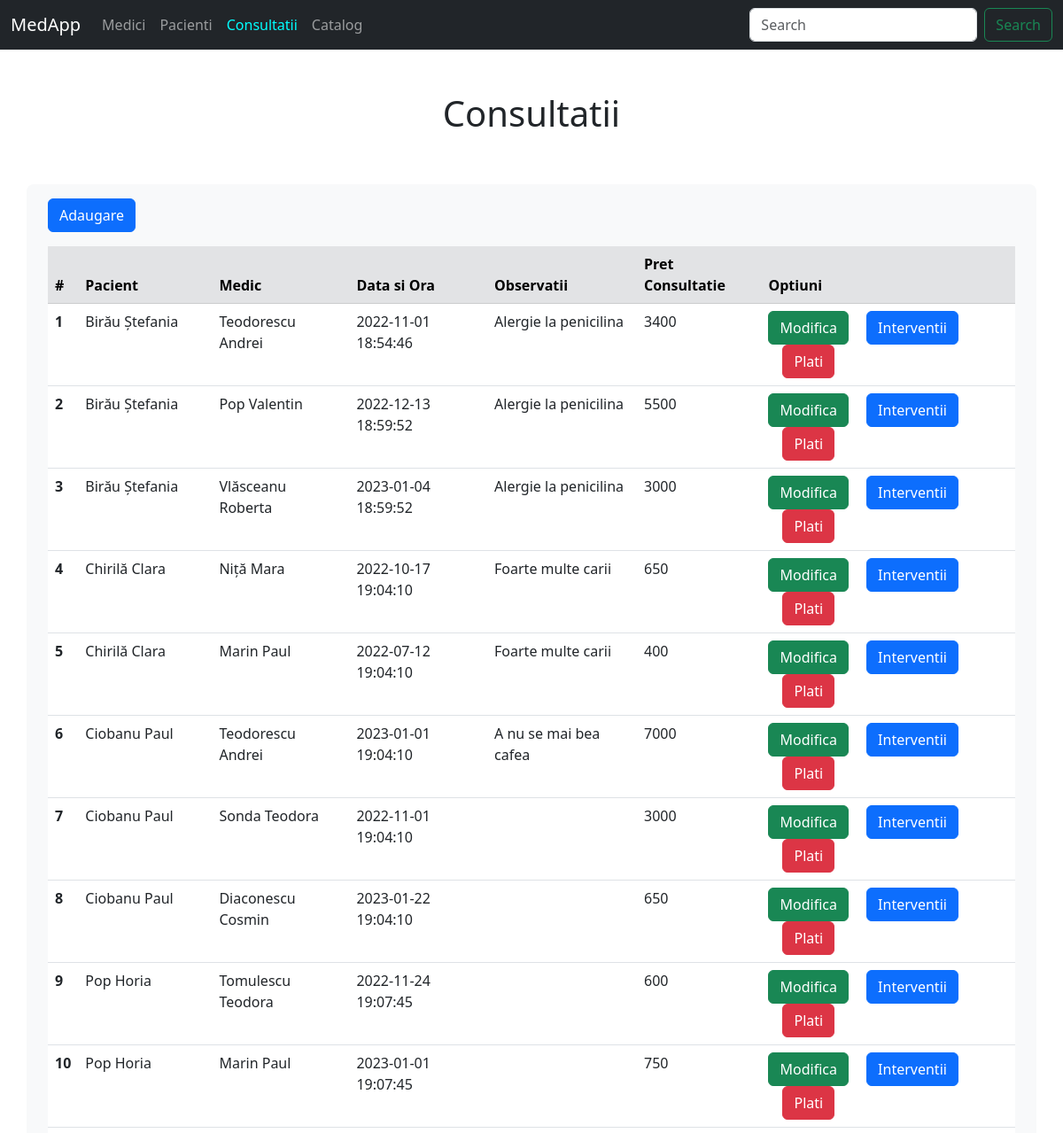
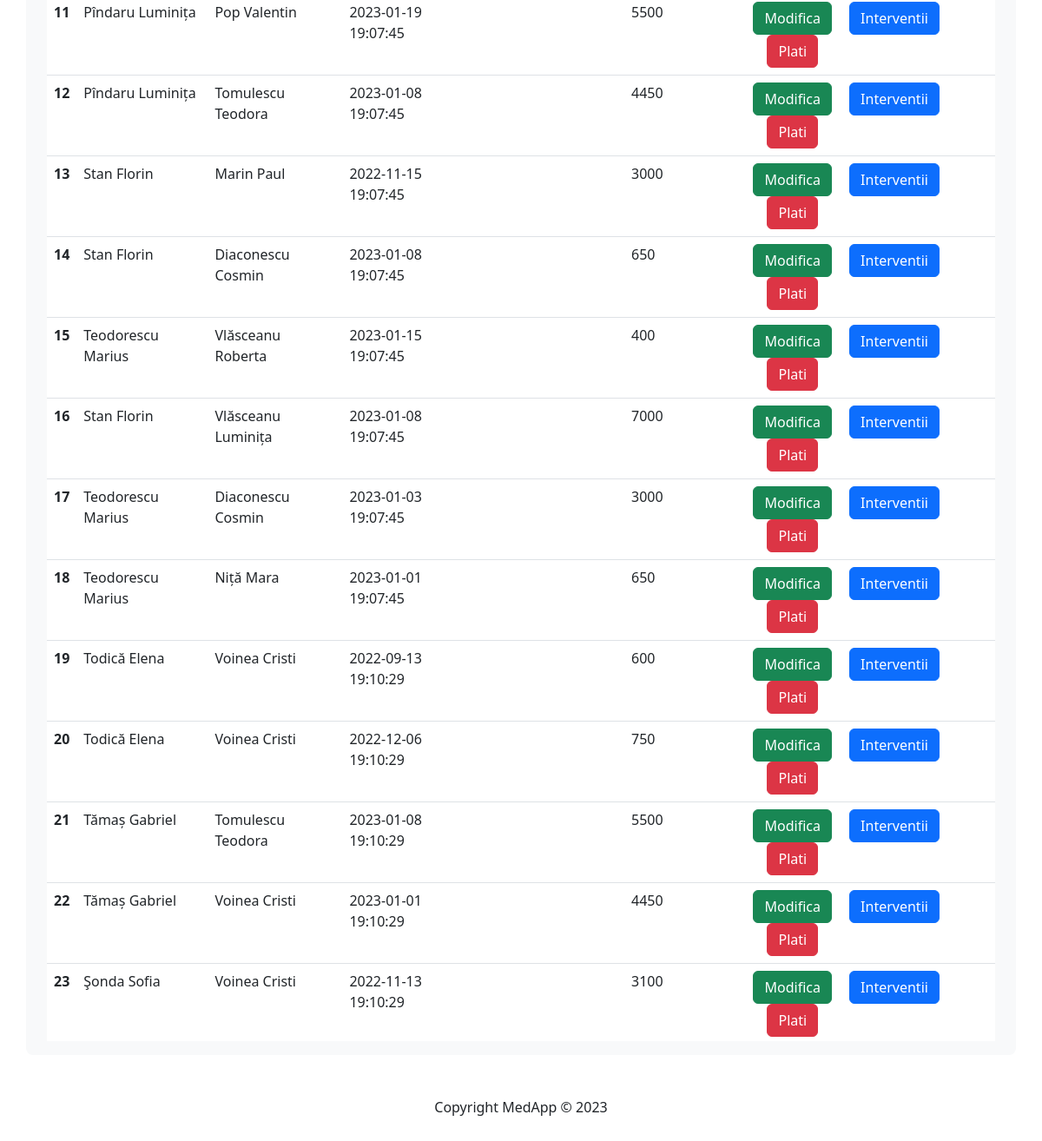
The app's page /display/consultatii.php with its own data (2 pictures, top to bottom).
### tables this page shows
CREATE TABLE consultatie (
    id INT PRIMARY KEY AUTO_INCREMENT,
    pacient INT,
    medic CHAR(13),
    data_programarii DATETIME,
    observatii VARCHAR(100),
    FOREIGN KEY (pacient) REFERENCES pacient(nr_fisa),
    FOREIGN KEY (medic) REFERENCES medic(cnp)
);

CREATE TABLE pacient (
    nr_fisa INT PRIMARY KEY,
    data_inregistrarii DATE,
    nume VARCHAR(50),
    prenume VARCHAR (50),
    data_nasterii DATE,
    adresa VARCHAR(100),
    numar_telefon VARCHAR(13)
);

CREATE TABLE medic (
    cnp CHAR(13) PRIMARY KEY,
    nume VARCHAR(50),
    prenume VARCHAR (50),
    adresa VARCHAR (100),
    salariu_initial INT,
    data_angajarii DATE
);

### php/consultatie_code.php (called while the page is built, shortened)
<?php
include($_SERVER['DOCUMENT_ROOT'] . '/medapp/inc/db.php');
$db_table = "consultatie";
$select = "SELECT * FROM $db_table";
$rezultatSelect = mysqli_query($conn, $select);
function specificSelect ($id, $flag) {
    global $conn;
    $s = null;
    switch($flag) {
        case 'm':
            $s = "SELECT nume, prenume FROM medic WHERE cnp = '$id'";
            break;
        case 'p':
            $s = "SELECT nume, prenume FROM pacient WHERE nr_fisa = '$id'";
            break;
    }
    $r = mysqli_query($conn, $s);
    $x = mysqli_fetch_assoc($r);
    return $x['nume'] . ' ' . $x['prenume'];
}
function getPretConsultatie($id) {
    global $conn;
    $selectPret = "SELECT SUM(catalog.pret_total) AS pret_consultatie
                    FROM interventii
                    LEFT JOIN catalog ON interventii.id_catalog = catalog.id
                    WHERE interventii.id_consultatie = $id";
    $rezultatPret = mysqli_query($conn, $selectPret);
    $p = mysqli_fetch_column($rezultatPret, 0);
    return $p;
}
?>

### display/consultatii.php (the view)
<?php
    include($_SERVER['DOCUMENT_ROOT'] . '/medapp/inc/header.php');
    include($_SERVER['DOCUMENT_ROOT'] . '/medapp/php/consultatie_code.php');
?>
<a href="../forms/consultatie_form.php">
    <button class="btn btn-primary">Adaugare</button>
</a>
<div class="tableFixed mt-3">
    <table class="table table-hover">
        <thead class="table-secondary">
            <tr>
                <th scope="col">#</th>
                <th scope="col">Pacient</th>
                <th scope="col">Medic</th>
                <th scope="col">Data si Ora</th>
                <th scope="col">Observatii</th>
                <th scope="col">Pret Consultatie</th>
                <th scope="col">Optiuni</th>
            </tr>
        </thead>
        <tbody>
            <?php
                if($rezultatSelect) {
                    while($rand = mysqli_fetch_assoc($rezultatSelect)) {
                        $id = $rand['id'];
                        $pacient = $rand['pacient'];
                        $medic = $rand['medic'];
                        $data = $rand['data_programarii'];
                        $obs = $rand['observatii'];
                        echo "<tr>
                                <th scope='row'>$id</th>
                                <td>" . specificSelect($pacient, "p") ."</td>
                                <td>" . specificSelect($medic, "m") . "</td>
                                <td>$data</td>
                                <td>$obs</td>
                                <td>" . getPretConsultatie($id) . "</td>
                                <td>
                                    <a href='../forms/consultatie_form.php?id=$id'>
                                        <button class='btn btn-success'>Modifica</button></a>
                                    <a href='interventii.php?id=$id'>
                                        <button class='btn btn-primary ms-3'>Interventii</button></a>
                                    <a href='plati.php?id=$id'>
                                        <button class='btn btn-danger ms-3'>Plati</button>
                                    </a>
                                </td>
                            </tr>"
                        ;
                    }
                }
            ?>
        </tbody>
    </table>
</div>
<?php include($_SERVER['DOCUMENT_ROOT'] . '/medapp/inc/footer.php'); ?>

### inc/styles.css (style rules this page uses)
.tableFixed { overflow: auto; height: 60vh; }
.tableFixed thead th { position: sticky; top: 0; }

### records on screen
consultatie: id "1", pacient.prenume "Birău Ștefania", medic.prenume "Teodorescu Andrei", data_programarii "2022-11-01 18:54:46", observatii "Alergie la penicilina", id "3400"
consultatie: id "2", pacient.prenume "Birău Ștefania", medic.prenume "Pop Valentin", data_programarii "2022-12-13 18:59:52", observatii "Alergie la penicilina", id "5500"
consultatie: id "3", pacient.prenume "Birău Ștefania", medic.prenume "Vlăsceanu Roberta", data_programarii "2023-01-04 18:59:52", observatii "Alergie la penicilina", id "3000"
consultatie: id "4", pacient.prenume "Chirilă Clara", medic.prenume "Niță Mara", data_programarii "2022-10-17 19:04:10", observatii "Foarte multe carii", id "650"
consultatie: id "5", pacient.prenume "Chirilă Clara", medic.prenume "Marin Paul", data_programarii "2022-07-12 19:04:10", observatii "Foarte multe carii", id "400"
consultatie: id "6", pacient.prenume "Ciobanu Paul", medic.prenume "Teodorescu Andrei", data_programarii "2023-01-01 19:04:10", observatii "A nu se mai bea cafea", id "7000"
consultatie: id "7", pacient.prenume "Ciobanu Paul", medic.prenume "Sonda Teodora", data_programarii "2022-11-01 19:04:10", id "3000"
consultatie: id "8", pacient.prenume "Ciobanu Paul", medic.prenume "Diaconescu Cosmin", data_programarii "2023-01-22 19:04:10", id "650"
consultatie: id "9", pacient.prenume "Pop Horia", medic.prenume "Tomulescu Teodora", data_programarii "2022-11-24 19:07:45", id "600"
consultatie: id "10", pacient.prenume "Pop Horia", medic.prenume "Marin Paul", data_programarii "2023-01-01 19:07:45", id "750"
consultatie: id "11", pacient.prenume "Pîndaru Luminița", medic.prenume "Pop Valentin", data_programarii "2023-01-19 19:07:45", id "5500"
consultatie: id "12", pacient.prenume "Pîndaru Luminița", medic.prenume "Tomulescu Teodora", data_programarii "2023-01-08 19:07:45", id "4450"
consultatie: id "13", pacient.prenume "Stan Florin", medic.prenume "Marin Paul", data_programarii "2022-11-15 19:07:45", id "3000"
consultatie: id "14", pacient.prenume "Stan Florin", medic.prenume "Diaconescu Cosmin", data_programarii "2023-01-08 19:07:45", id "650"
consultatie: id "15", pacient.prenume "Teodorescu Marius", medic.prenume "Vlăsceanu Roberta", data_programarii "2023-01-15 19:07:45", id "400"
consultatie: id "16", pacient.prenume "Stan Florin", medic.prenume "Vlăsceanu Luminița", data_programarii "2023-01-08 19:07:45", id "7000"
consultatie: id "17", pacient.prenume "Teodorescu Marius", medic.prenume "Diaconescu Cosmin", data_programarii "2023-01-03 19:07:45", id "3000"
consultatie: id "18", pacient.prenume "Teodorescu Marius", medic.prenume "Niță Mara", data_programarii "2023-01-01 19:07:45", id "650"
consultatie: id "19", pacient.prenume "Todică Elena", medic.prenume "Voinea Cristi", data_programarii "2022-09-13 19:10:29", id "600"
consultatie: id "20", pacient.prenume "Todică Elena", medic.prenume "Voinea Cristi", data_programarii "2022-12-06 19:10:29", id "750"
consultatie: id "21", pacient.prenume "Tămaș Gabriel", medic.prenume "Tomulescu Teodora", data_programarii "2023-01-08 19:10:29", id "5500"
consultatie: id "22", pacient.prenume "Tămaș Gabriel", medic.prenume "Voinea Cristi", data_programarii "2023-01-01 19:10:29", id "4450"
consultatie: id "23", pacient.prenume "Şonda Sofia", medic.prenume "Voinea Cristi", data_programarii "2022-11-13 19:10:29", id "3100"
